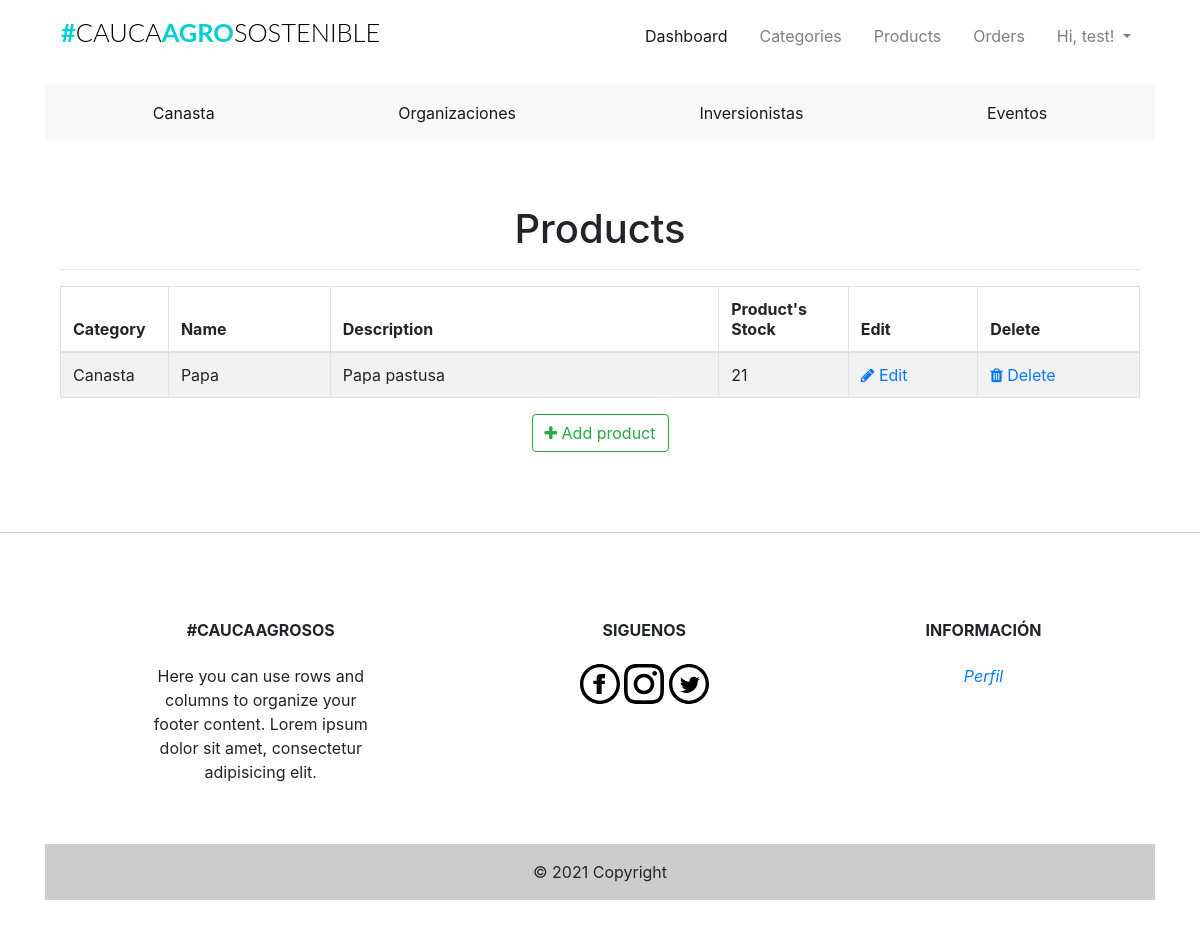
Page /admin/products (signed in) on the earlier database version.
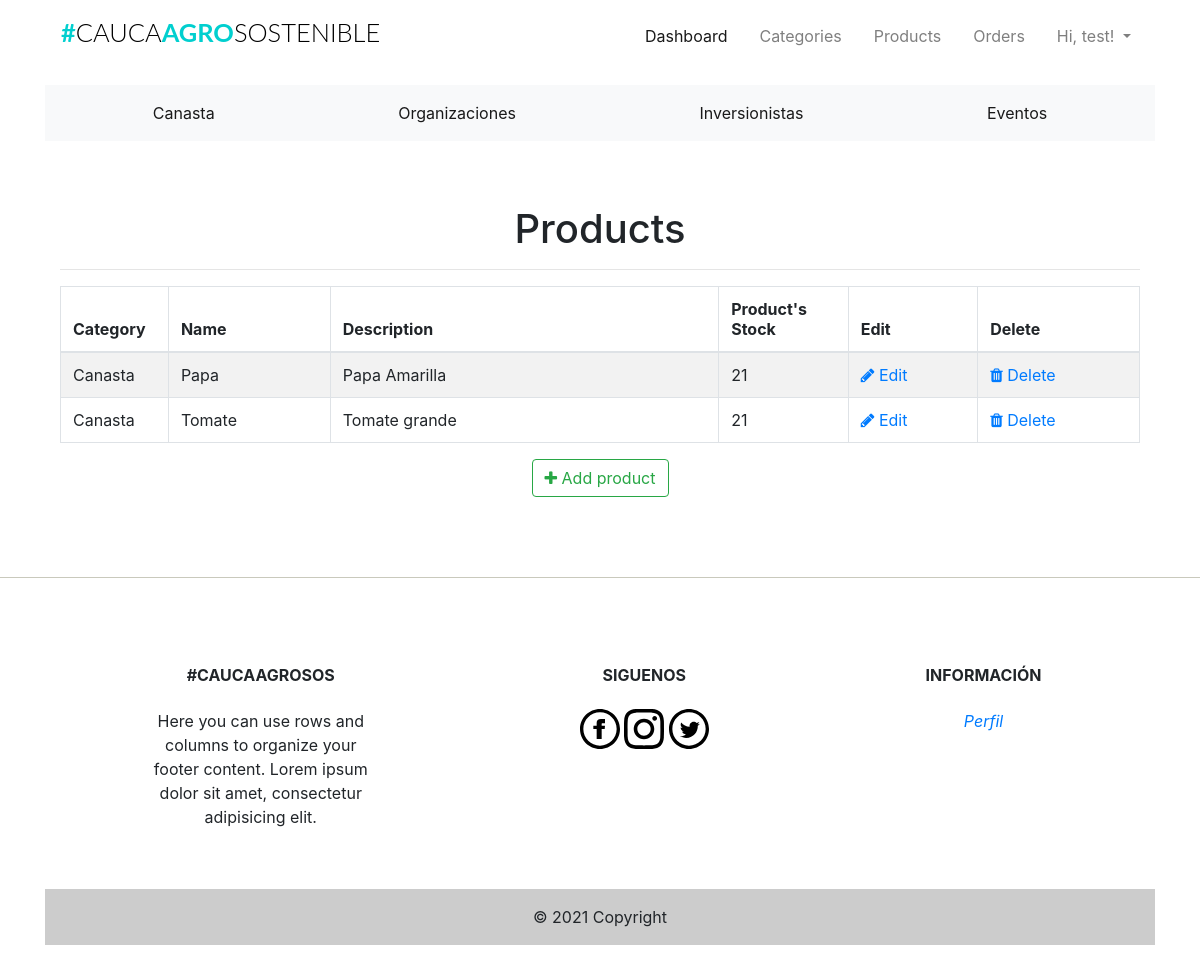
Same page on the later database version.
### app/models.py (models this page shows, shortened)
class User(UserMixin, db.Model):
    __tablename__ = "user"
    id = db.Column(db.Integer, primary_key=True)
    firstname = db.Column(db.String(24), index=True)
    lastname = db.Column(db.String(24), index=True)
    email = db.Column(db.String(50), index=True, unique=True)
    password_hash = db.Column(db.String)
    phonenumber = db.Column(db.String(18), index=True, unique=True)
    is_admin = db.Column(db.Boolean, default=False)
    order = db.relationship("Order", backref='ordered_products')
    kart = db.relationship('Kart', uselist=False, backref='user_kart')
    shipping_info = db.relationship(
        'ShippingInfo', backref='shipping', lazy='dynamic')

class Products(db.Model):
    __tablename__ = 'product'
    id = db.Column(db.Integer, primary_key=True)
    product_name = db.Column(db.String(100), index=True)
    product_price = db.Column(db.Integer, index=True)
    product_image = db.Column(db.String(120), index=True)
    product_description = db.Column(db.String(200), index=True)
    product_stock = db.Column(db.Integer, index=True)
    product_size = db.Column(db.String(5), index=True)
    promotion = db.Column(db.Boolean, index=True, nullable=False)
    promotion_value = db.Column(db.Integer, index=True, nullable=False)
    categories_id = db.Column(db.Integer, db.ForeignKey('categories.id'))
    order = db.relationship(
        'Order', secondary=association_table, backref='my_orders', lazy='dynamic')

class Categories(db.Model):
    id = db.Column(db.Integer, primary_key=True)
    category_name = db.Column(db.String(20), index=True)
    category_image = db.Column(db.String(120), index=True)
    product = db.relationship('Products', backref='products_categories')

### app/admin/routes.py (the view)
@admin.route('/products', methods=['GET'])
@login_required
def list_products():
    check_admin()
    '''
	list all products
	'''
    products = Products.query.all()
    return render_template('admin/products/products.html', title='Products', products=products)

### app/admin/routes.py (called while the page is built)
def check_admin():
    if not current_user.is_admin:
        abort(403)

### app/models.py (called while the page is built)
@login_manager.user_loader
def load_user(id):
    return User.query.get(int(id))

### app/templates/admin/products/products.html (shortened to what this page needs)
{% extends "base.html" %}
{% block head %}
<head>
    <link href="//maxcdn.bootstrapcdn.com/font-awesome/4.1.0/css/font-awesome.min.css" rel="stylesheet">
</head>
{%endblock head%}
{% block body %}
<div class="container">
  <div class="outer">
    <div class="middle">
      <div class="inner">
        <br/>
        <br/>
        <h1 style="text-align:center;">Products</h1>
        {% if products %}
          <hr class="intro-divider">
            <table class="table table-striped table-bordered">
              <thead>
                <tr>
                  <th width="10%"> Category</th>
                  <th width="15%"> Name </th>
                  <th width="36%"> Description </th>
                  <th width="12%"> Product's Stock </th>
                  <th width="12%"> Edit </th>
                  <th width="15%"> Delete </th>
                </tr>
              </thead>
              <tbody>
              {% for product in products %}
                <tr>
                  <td>{{ product.products_categories.category_name }} </td>
                  <td> {{ product.product_name }} </td>
                  <td> {{ product.product_description }} </td>
                  <td>
                    {% if product %}
                      {{ product.product_stock }}
                    {% else %}
                      0
                    {% endif %}
                  </td>
                  <td>
                    <a href="{{ url_for('admin.edit_product', id=product.id) }}">
                      <i class="fa fa-pencil"></i> Edit
                    </a>
                  </td>
                  <td>
                    <a href="{{ url_for('admin.delete_product', id=product.id) }}">
                      <i class="fa fa-trash"></i> Delete
                    </a>
                  </td>
                </tr>
              {% endfor %}
              </tbody>
            </table>
          </div>
          <div style="text-align: center">
        {% else %}
          <div style="text-align: center">
            <h3> No Products have been added. </h3>
            <hr class="intro-divider">
        {% endif %}
          <a href="{{ url_for('admin.add_product') }}" class="btn btn-outline-success">
            <i class="fa fa-plus"></i>
            Add product
          </a>
        </div>
      </div>
    </div>
  </div>
{% endblock %}

### app/templates/base.html (shortened to what this page needs)
<html>
  <head>
      <link href="{{ url_for('static', filename='css/bootstrap.min.css') }}"rel="stylesheet">
      <link href="{{ url_for('static', filename='css/st.css') }}"rel="stylesheet">
      {%block head%}
      {%endblock head%}
  </head>
  <body>
  {% include "navbar.html" %}
  {% include "categories/categories.html" %}
  <div class="container">
    {% block body %}
    {% endblock %}
  </div>
  <div class="push"></div>
  <hr class="footer-break"></hr>
{% include "footer.html" %}
</body>
</html>

### app/templates/navbar.html (shortened to what this page needs)
{% block navbar %}
<div class="container mt-1 mb-3">
  <nav class="navbar navbar-expand-lg navbar-light">
    <h1 class="brand_name">
      <a class="navbar-brand" href="{{ url_for('home.homepage') }}">#<span>CAUCA</span>AGRO<span>SOSTENIBLE</span></a>
    </h1>
    <div class="collapse navbar-collapse" id="navbarNav">
      <ul class="navbar-nav ml-auto mr-auto mt-2 mt-lg-0">
        {% if current_user.is_authenticated %}
        {% if current_user.is_admin %}
        <li class="nav-item ml-3">
          <a class="nav-link active" href="{{ url_for('home.admin_dashboard') }}">Dashboard</a>
        </li>
        <li class="nav-item ml-3">
          <a class="nav-link" href="{{ url_for('admin.list_categories') }}">Categories</a>
        </li>
        <li class="nav-item ml-3">
          <a class="nav-link" href="{{ url_for('admin.list_products') }}">Products</a>
        </li>
        <li class="nav-item ml-3">
          <a class="nav-link" href="{{ url_for('admin.list_orders') }}">Orders</a>
        </li>
        {% else %}
        <li class="nav-item ml-3">
          <a class="nav-link" href="{{ url_for('users.cart') }}">Cart<span class="badge badge-light">{{ count
              }}</span></a>
        </li>
        {% endif %}
        <li class="nav-item dropdown ml-3">
          <a class="nav-link dropdown-toggle" data-toggle="dropdown" href="#" role="button" aria-haspopup="true"
            aria-expanded="false">
            Hi, {{ current_user.firstname }}!
          </a>
        </li>
        {% endif %}
      </ul>
    </div>
  </nav>
</div>
{% endblock %}

### app/templates/categories/categories.html
{% block categories %}
<div class="container mt-1 mb-3 overflow-auto">
  <nav class="navbar navbar-expand navbar-light bg-light">
    <div class="collapse navbar-collapse" id="navbarNav">
      <ul class="navbar-nav d-flex justify-content-around">
        <li class="nav-item active">
          <a class="nav-link" href="{{ url_for('home.shop_by_category', category_name = "Canasta") }}">Canasta</a>
        </li>
        <li class="nav-item active">
          <a class="nav-link" href="{{ url_for('home.shop_by_category', category_name = "Organizaciones") }}">Organizaciones</a>
        </li>
        <li class="nav-item active">
          <a class="nav-link" href="{{ url_for('home.shop_by_category', category_name = "Inversionistas") }}">Inversionistas</a>
        </li>
        <li class="nav-item active">
          <a class="nav-link" href="#">Eventos</a>
        </li>
      </ul>
    </div>
  </nav>
</div>
{% endblock %}

### app/templates/footer.html (shortened to what this page needs)
{% block footer %}
<div class="container my-5">
  <footer
          class="text-center text-lg-start text-black"
          style="background-color: #ffffff"
          >
    <div class="container p-4 pb-0">
      <section class="">
        <div class="row">
          <div class="col-md-3 col-lg-3 col-xl-3 mx-auto mt-3">
            <h6 class="text-uppercase mb-4 font-weight-bold">
              #CaucaAgroSOS
            </h6>
            <p>
              Here you can use rows and columns to organize your footer
              content. Lorem ipsum dolor sit amet, consectetur adipisicing
              elit.
            </p>
          </div>
          <div class="col-md-4 col-lg-3 col-xl-3 mx-auto mt-3">
            <h6 class="text-uppercase mb-4 font-weight-bold">Siguenos</h6>
            <a href="#">
              <img src="{{url_for('static',filename='iconmonstr-facebook.svg')}}" class="img-responsive svg-footer">
            </a>
            <a href="#">
              <img src="{{url_for('static',filename='iconmonstr-instagram.svg')}}" class="img-responsive svg-footer">
            </a>
            <a href="#">
              <img src="{{url_for('static',filename='iconmonstr-twitter.svg')}}" class="img-responsive svg-footer">
            </a>
          </div>
          <div class="col-md-3 col-lg-2 col-xl-2 mx-auto mt-3">
            <h6 class="text-uppercase mb-4 font-weight-bold">Informaci&oacute;n</h6>
            <a href="#">
              <p><i>Perfil</i><p>
            </a>
          </div>
        </div>
      </section>
    </div>
    <div
         class="text-center p-3"
         style="background-color: rgba(0, 0, 0, 0.2)"
         >
      © 2021 Copyright
    </div>
  </footer>
</div>
{% endblock %}

### app/static/css/st.css (style rules this page uses)
.svg-footer { height: 2.5em; width: 2.5em; }
.footer-break { background-color:#e0e0d1; }
.brand_name .navbar-brand { font-size:1.59rem; text-transform: uppercase; font-family: 'Lato', sans-serif; font-weight: 700; color: #333; }
.brand_name >.navbar-brand { color:#01CFCF; text-decoration: none; }
.brand_name >.navbar-brand span { color: #000; font-weight: 300; }
.navbar-nav { width: 100%; align-items: flex-start; }
.push { height:4em; }
.row { margin-left: auto; margin-right: auto; margin-bottom: 20px; }
.row:after { content: ""; display: table; clear: both; }

Differences in the rows shown:
changed Products "Papa": product_description "Papa pastusa" → "Papa Amarilla"
added Products: products_categories.category_name "Canasta", product_name "Tomate", product_description "Tomate grande", product_stock "21"
